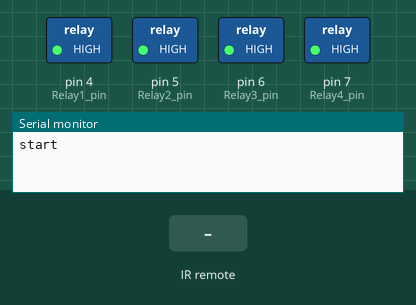
Bench run of a sketch on a simulated Arduino Uno, built with avr-gcc and run on an emulated ATmega328P. On the bench: switched loads named in the sketch (green lamp = pin HIGH), the last lines printed to the serial monitor. The test bench sets the inputs (shaded band).

Above: at 1.2 s.
1.3 s: infrared code 0x1A received
At 1.6 s:
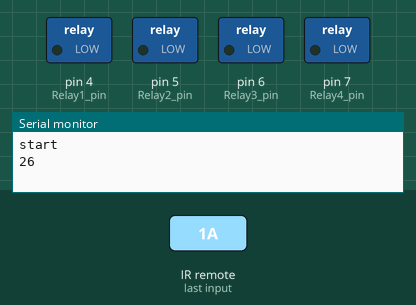
2.8 s: infrared code 0x2 received
At 4.0 s:
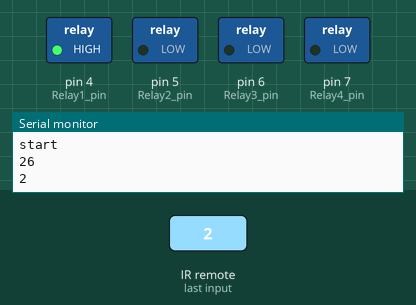
4.3 s: infrared code 0x5 received
At 5.1 s:
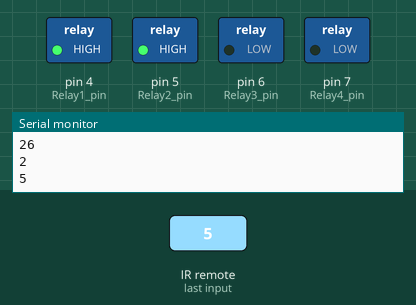
5.8 s: infrared code 0x1 received
At 6.2 s:
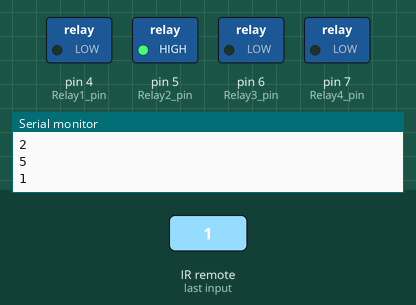
7.3 s: infrared code 0x8 received
At 8.5 s:
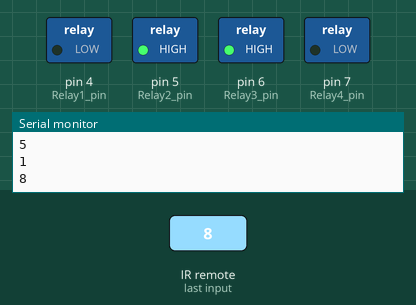
8.8 s: infrared code 0x4 received
At 9.7 s:
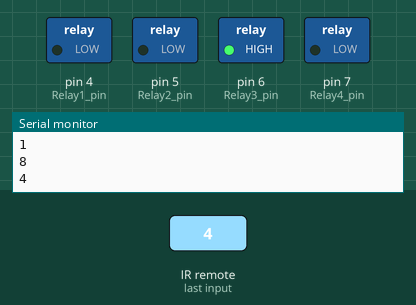
Timing chart, 0 to 11.3 s (numbered marks = the images above; inputs shaded):
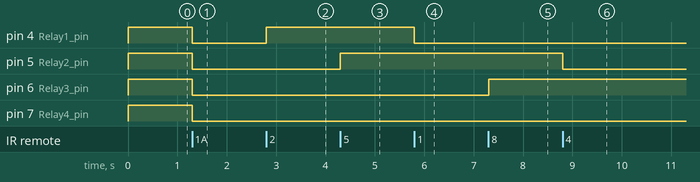

The sketch:

IR_Remote_Home_Automation.ino
```cpp
#include <IRremote.h>

#define IRpin 3
#define Relay1_pin 4  // Controlled by commands 1 (on), 2 (off)
#define Relay2_pin 5  // Controlled by commands 4 (on), 5 (off)
#define Relay3_pin 6  // Controlled by commands 7 (on), 8 (off)
#define Relay4_pin 7  // Controlled by commands 10 (on), 27 (off)

void setup() {
  Serial.begin(9600);
  IrReceiver.begin(IRpin);
  Serial.println("start");

  // Set relay pins as outputs and initialize to off (HIGH for active low)
  pinMode(Relay1_pin, OUTPUT);
  pinMode(Relay2_pin, OUTPUT);
  pinMode(Relay3_pin, OUTPUT);
  pinMode(Relay4_pin, OUTPUT);

  digitalWrite(Relay1_pin, HIGH);
  digitalWrite(Relay2_pin, HIGH);
  digitalWrite(Relay3_pin, HIGH);
  digitalWrite(Relay4_pin, HIGH);
}

void loop() {
  if (IrReceiver.decode()) {
    unsigned long cmd = IrReceiver.decodedIRData.command;
    Serial.println(cmd);  // Print every received command to serial monitor

    switch (cmd) {
      case 18:  // All off
        digitalWrite(Relay1_pin, HIGH);
        digitalWrite(Relay2_pin, HIGH);
        digitalWrite(Relay3_pin, HIGH);
        digitalWrite(Relay4_pin, HIGH);
        break;

      case 26:  // All on
        digitalWrite(Relay1_pin, LOW);
        digitalWrite(Relay2_pin, LOW);
        digitalWrite(Relay3_pin, LOW);
        digitalWrite(Relay4_pin, LOW);
        break;

      case 1:   // Relay 1 on
        digitalWrite(Relay1_pin, LOW);
        break;

      case 2:   // Relay 1 off
        digitalWrite(Relay1_pin, HIGH);
        break;

      case 4:   // Relay 2 on
        digitalWrite(Relay2_pin, LOW);
        break;

      case 5:   // Relay 2 off
        digitalWrite(Relay2_pin, HIGH);
        break;

      case 7:   // Relay 3 on
        digitalWrite(Relay3_pin, LOW);
        break;

      case 8:   // Relay 3 off
        digitalWrite(Relay3_pin, HIGH);
        break;

      case 10:  // Relay 4 on
        digitalWrite(Relay4_pin, LOW);
        break;

      case 27:  // Relay 4 off
        digitalWrite(Relay4_pin, HIGH);
        break;
    }

    IrReceiver.resume();
  }
}
```

Measured:
- after the input at 1.3 s, pin 4 (Relay1_pin), pin 5 (Relay2_pin), pin 6 (Relay3_pin), pin 7 (Relay4_pin): HIGH → LOW at once
- after the input at 2.8 s, pin 4 (Relay1_pin): LOW → HIGH at once
- after the input at 4.3 s, pin 5 (Relay2_pin): LOW → HIGH at once
- after the input at 5.8 s, pin 4 (Relay1_pin): HIGH → LOW at once
- after the input at 7.3 s, pin 6 (Relay3_pin): LOW → HIGH at once
- after the input at 8.8 s, pin 5 (Relay2_pin): HIGH → LOW at once
